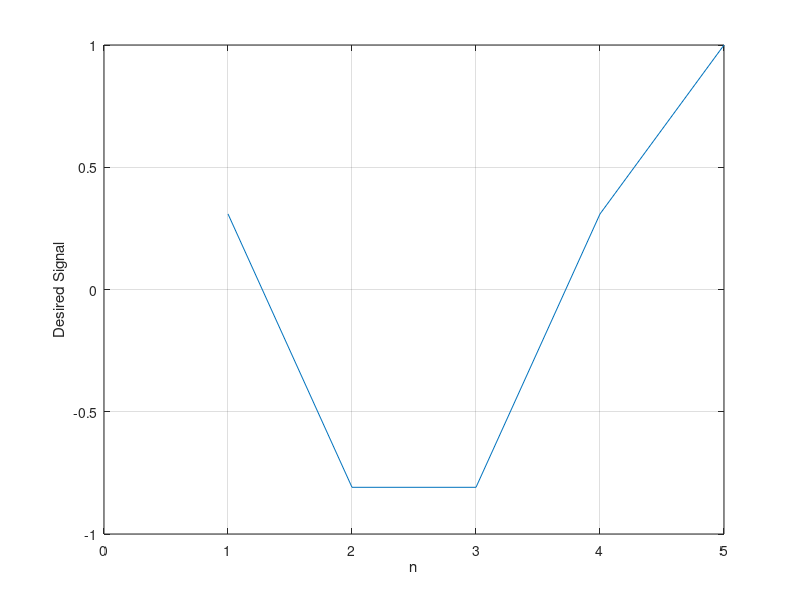
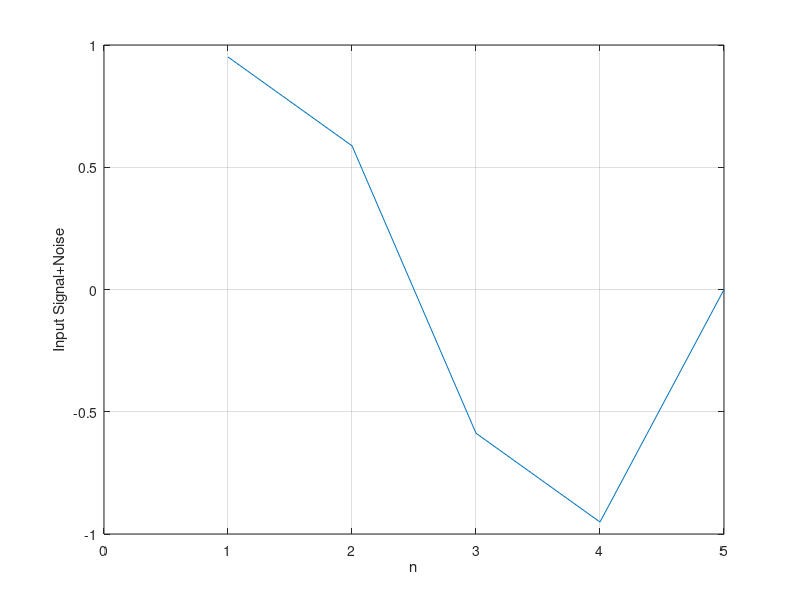
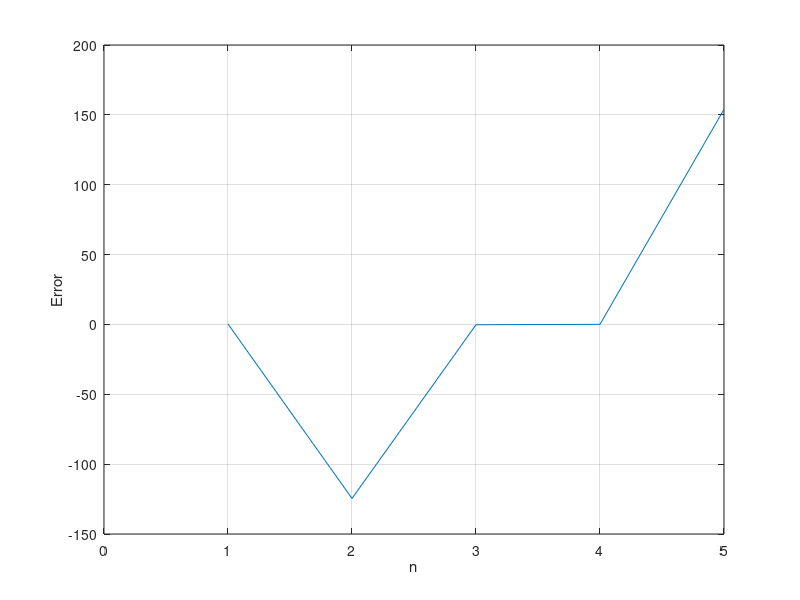
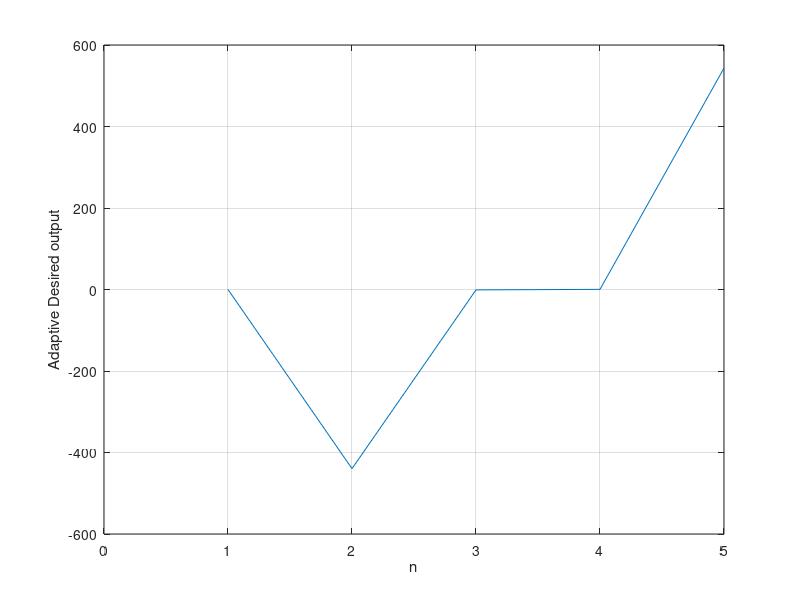

The MATLAB script that drew these images, in order: (Note: this script raises an error after producing the figures.)
clc
close all
clear all

N=input('length of sequence N = ');
t=linspace(1,N,N);
d=cos(2*pi*t/N);
x=sin(2*pi*t/N);
w=zeros(1,N); 
mu=input('mu = ');

M=input('Number of irretate = ');
for j=1:M
 
for i=1:N
   e(i) = d(i) - w(i)' * x(N-i+1);
   w(i) = w(i) + mu * e(i) * x(N-i+1);
end

for i=1:N
yd(i) = w(i)' * x(N-i+1);  
end

end
figure(1); 
plot(t,d)
ylabel('Desired Signal')
xlabel('n')
xlim([0 N]);
grid on

figure(2);
plot(t,x)
ylabel('Input Signal+Noise')
xlabel('n')
xlim([0 N]);
grid on

figure(3)
plot(t,e)
ylabel('Error')
xlabel('n')
xlim([0 N]);
grid on

figure(4)
plot(t,yd)
ylabel('Adaptive Desired output')
xlabel('n')
xlim([0 N]);
grid on

figure(5)
plot(t,w)
ylabel('Filter coefficients')
xlabel('n')
xlim([0 N]);
grid on

% ideal derivative filter
D_w = [linspace(-50,50,N/2) linspace(-50,50,N/2)];
figure(6)
plot(D_w);
ylabel('Filter Coefficients');
xlabel('n');
xlim([0 N]);
grid on
ylabel